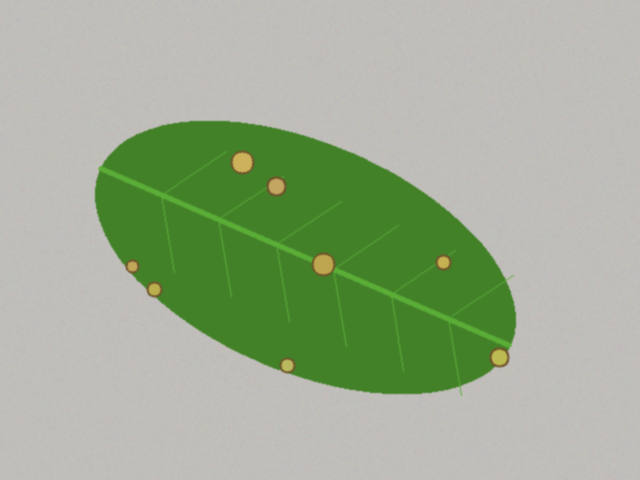
#> input picture data/sintetis/bersih/teh_041.png, 640 x 480 px, found by its file name
$ jupyter execute --allow-errors B2_citra_warna.ipynb   (shell and % lines are left out)
#> lines starting #> are read from the running program, lines starting #| are printed output that depends on the picture; after the words box and inside, x2 and y2 are one past the last pixel; in counts of white or black regions, pixels touching at a corner belong together
### src/utils_cv.py
"""utils_cv.py: fungsi bantu yang dipakai ulang sepanjang semester."""
import cv2
import numpy as np
import matplotlib.pyplot as plt


def baca(path):
    """Membaca citra dan langsung memberi pesan jelas bila gagal."""
#> called with path = '../data/sintetis/citra/teh_041.png'
    img = cv2.imread(path)
#> img is the input picture: shape (480, 640, 3); mean B, G, R 148, 174.2, 159.8
    if img is None:
        raise FileNotFoundError(f"Citra tidak ditemukan: {path}")
    return img


def tampil(daftar, judul, baris=1, ukuran=(14, 4)):
    """Menampilkan beberapa citra berdampingan. Citra 3 kanal dianggap BGR."""
    kolom = int(np.ceil(len(daftar) / baris))
    plt.figure(figsize=ukuran)
    for i, (im, jd) in enumerate(zip(daftar, judul)):
        plt.subplot(baris, kolom, i + 1)
        if im.ndim == 3:
            plt.imshow(cv2.cvtColor(im, cv2.COLOR_BGR2RGB))
        else:
            plt.imshow(im, cmap="gray", vmin=0, vmax=255)
        plt.title(jd)
        plt.axis("off")
    plt.tight_layout()


def kontras_bercak(kanal, mask_daun, mask_bercak):
    """KB = |rerata bercak - rerata daun sehat| / simpangan baku daun sehat.
    Makin besar KB, makin mudah bercak dipisahkan dari daun sehat."""
    k = kanal.astype(np.float64)
    sehat = (mask_daun > 0) & (mask_bercak == 0)
    bercak = mask_bercak > 0
    if bercak.sum() == 0:
        return float("nan")
    return abs(k[bercak].mean() - k[sehat].mean()) / (k[sehat].std() + 1e-6)


# [25 lines left out: functions statistik, tampil_hist, not called in this run]

### notebook/B2_citra_warna.ipynb
# Kode 2.1 Pemisahan kanal dan Kontras Bercak

[cell 1]
from pathlib import Path
import sys

root = Path.cwd()
if not (root / "src" / "utils_cv.py").exists():
    root = root.parent

sys.path.insert(0, str(root / "src"))
print(Path.cwd())

[cell 2]
import cv2
from utils_cv import baca, tampil, kontras_bercak

nama = "teh_041.png"                 # kelas berat, kondisi normal
img = baca(f"../data/sintetis/citra/{nama}")
md = cv2.imread(f"../data/sintetis/mask_daun/{nama}", 0)
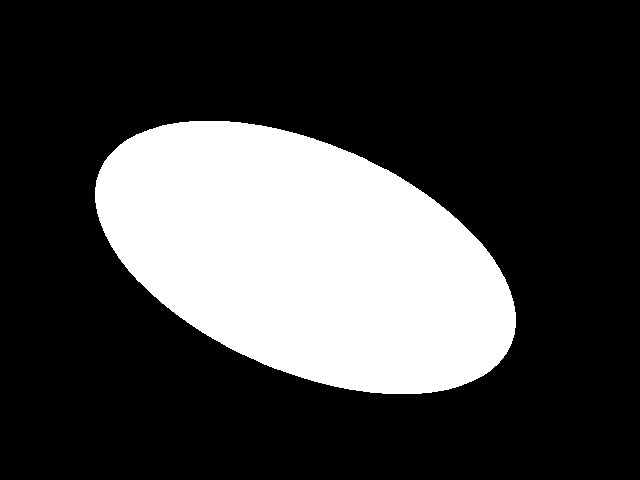
#> input picture data/sintetis/mask_daun/teh_041.png, 640 x 480 px
#> md: shape (480, 640); 26.1% white; 1 white region, box (x1, y1, x2, y2) and area: (95, 121, 516, 394) 80264
mb = cv2.imread(f"../data/sintetis/mask_bercak/{nama}", 0)
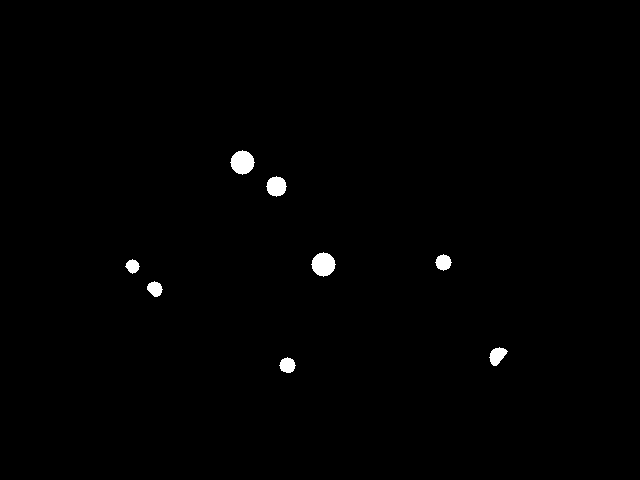
#> input picture data/sintetis/mask_bercak/teh_041.png, 640 x 480 px
#> mb: shape (480, 640); 0.69% white; 8 white regions, largest, box (x1, y1, x2, y2) and area: (230, 150, 255, 175) 441, (311, 252, 336, 277) 441, (266, 176, 287, 197) 317

gray = cv2.cvtColor(img, cv2.COLOR_BGR2GRAY)
hsv = cv2.cvtColor(img, cv2.COLOR_BGR2HSV)
#> hsv: shape (480, 640, 3); mean H, S, V 29.3, 51.3, 175.9
b, g, r = cv2.split(img)
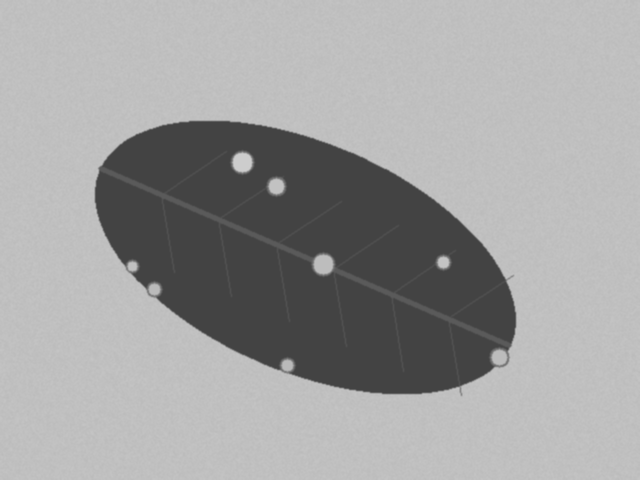
#> r: shape (480, 640); min 67, max 205, mean 159.8
h, s, v = cv2.split(hsv)
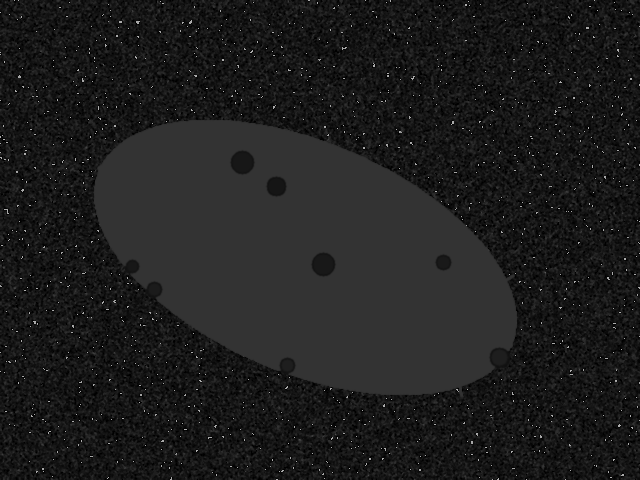
#> h: shape (480, 640); min 0, max 177, mean 29.3
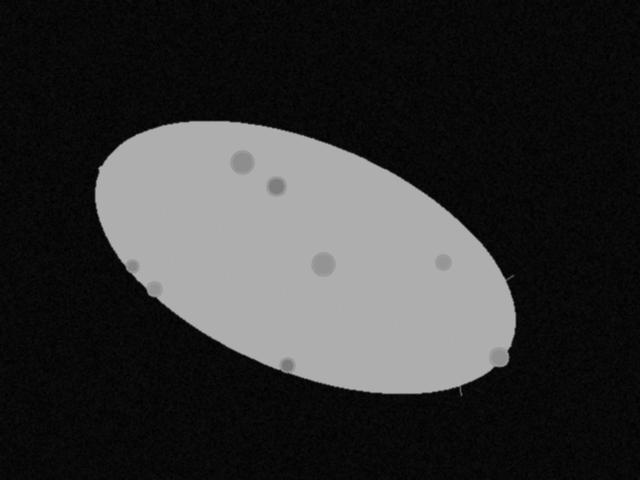
#> s: shape (480, 640); min 0, max 175, mean 51.3
kanal = {"B": b, "G": g, "R": r, "Gray": gray, "H": h, "S": s, "V": v}

tampil([img] + list(kanal.values()), ["Asli"] + list(kanal.keys()),
       baris=2, ukuran=(14, 6))
#> in tampil, `kolom = int(np.ceil(len(daftar) / baris))`: kolom = 4
#> the loop in tampil, `for i, (im, jd) in enumerate(zip(daftar, judul)):` made 8 passes
#> jd on passes 1 to 8: 'Asli', 'B', 'G', 'R', 'Gray', 'H', 'S', 'V'
for nm, c in kanal.items():
    print(f"KB kanal {nm:4s}: {kontras_bercak(c, md, mb):.2f}")
#> this loop made 7 passes
#| KB kanal B   : 6.02
#| KB kanal G   : 1.82
#| KB kanal R   : 18.01
#| KB kanal Gray: 6.43
#| KB kanal H   : 58.30
#| KB kanal S   : 4.27
#| KB kanal V   : 4.35
#> pass 1, in kontras_bercak, `sehat = (mask_daun > 0) & (mask_bercak == 0)`:
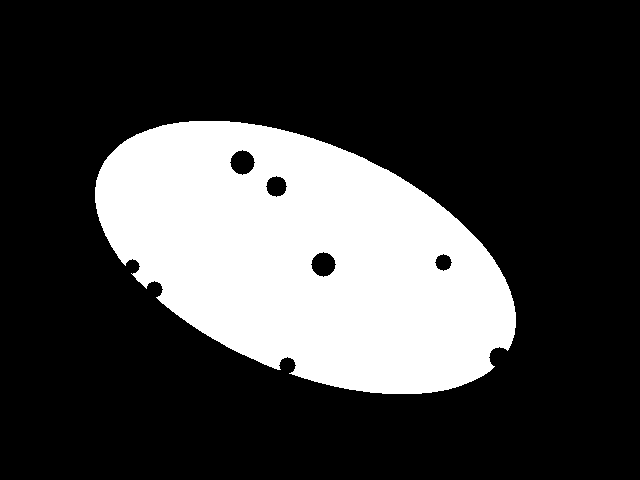
#> sehat: shape (480, 640) bool; 25.4% white; 1 white region, box (x1, y1, x2, y2) and area: (95, 121, 516, 394) 78136
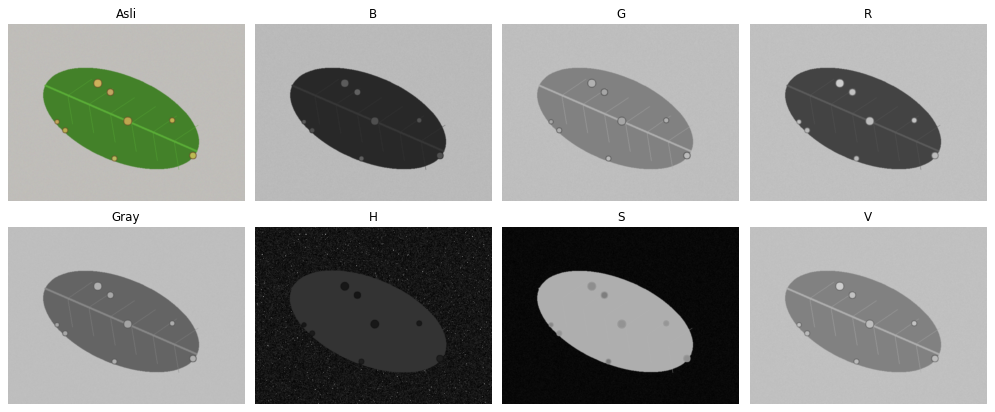
#> figure drawn by matplotlib, 8 panels

# Kode 2.2 Sampling dan kuantisasi

[cell 3]
import numpy as np
# sampling: perkecil lalu perbesar kembali ke ukuran semula
for fx in [0.5, 0.2, 0.1, 0.05]:
    kecil = cv2.resize(gray, None, fx=fx, fy=fx, interpolation=cv2.INTER_AREA)
    besar = cv2.resize(kecil, gray.shape[::-1],
                       interpolation=cv2.INTER_NEAREST)
    print(f"fx={fx}: ukuran {kecil.shape}, KB={kontras_bercak(besar, md, mb):.2f}")
#> this loop made 4 passes
#| fx=0.5: ukuran (240, 320), KB=5.98
#| fx=0.2: ukuran (96, 128), KB=4.89
#| fx=0.1: ukuran (48, 64), KB=3.20
#| fx=0.05: ukuran (24, 32), KB=1.43
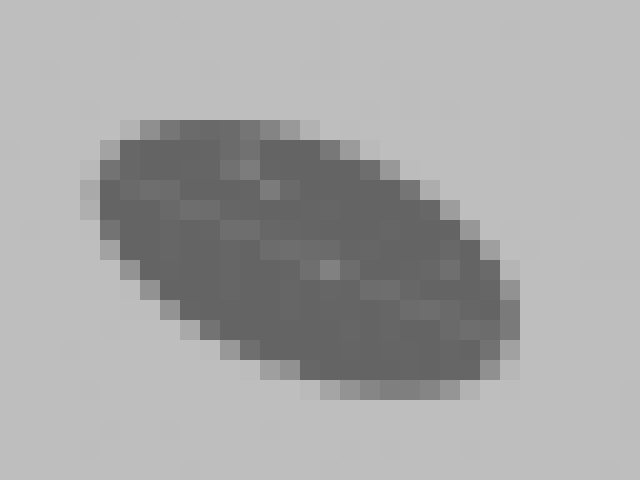
#> besar: shape (480, 640); min 100, max 190, mean 167


# kuantisasi: sisakan k bit
for k in [1, 2, 3, 4, 8]:
    langkah = 256 // (2 ** k)
    kuant = (gray // langkah) * langkah
    print(f"k={k}: {len(np.unique(kuant))} level, "
          f"KB={kontras_bercak(kuant, md, mb):.2f}")
#> this loop made 5 passes
#| k=1: 2 level, KB=3.90
#| k=2: 3 level, KB=3.90
#| k=3: 5 level, KB=5.77
#| k=4: 8 level, KB=6.48
#| k=8: 106 level, KB=6.43
#> pass 1, `kuant = (gray // langkah) * langkah`:
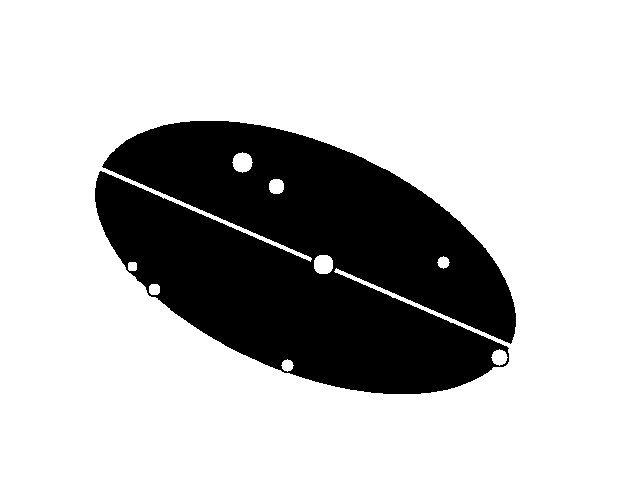
#> kuant: shape (480, 640); values 0 (black) and 128 (white), 75% white; 1 black region, box (x1, y1, x2, y2) and area: (95, 121, 516, 394) 76912
#> pass 2, `kuant = (gray // langkah) * langkah`:
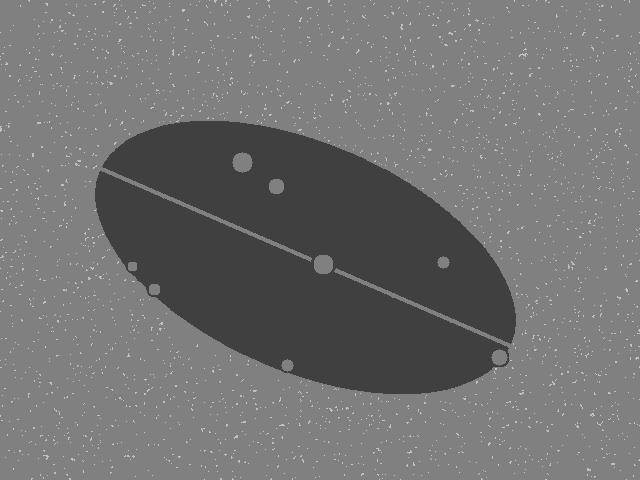
#> kuant: shape (480, 640); min 64, max 192, mean 113
